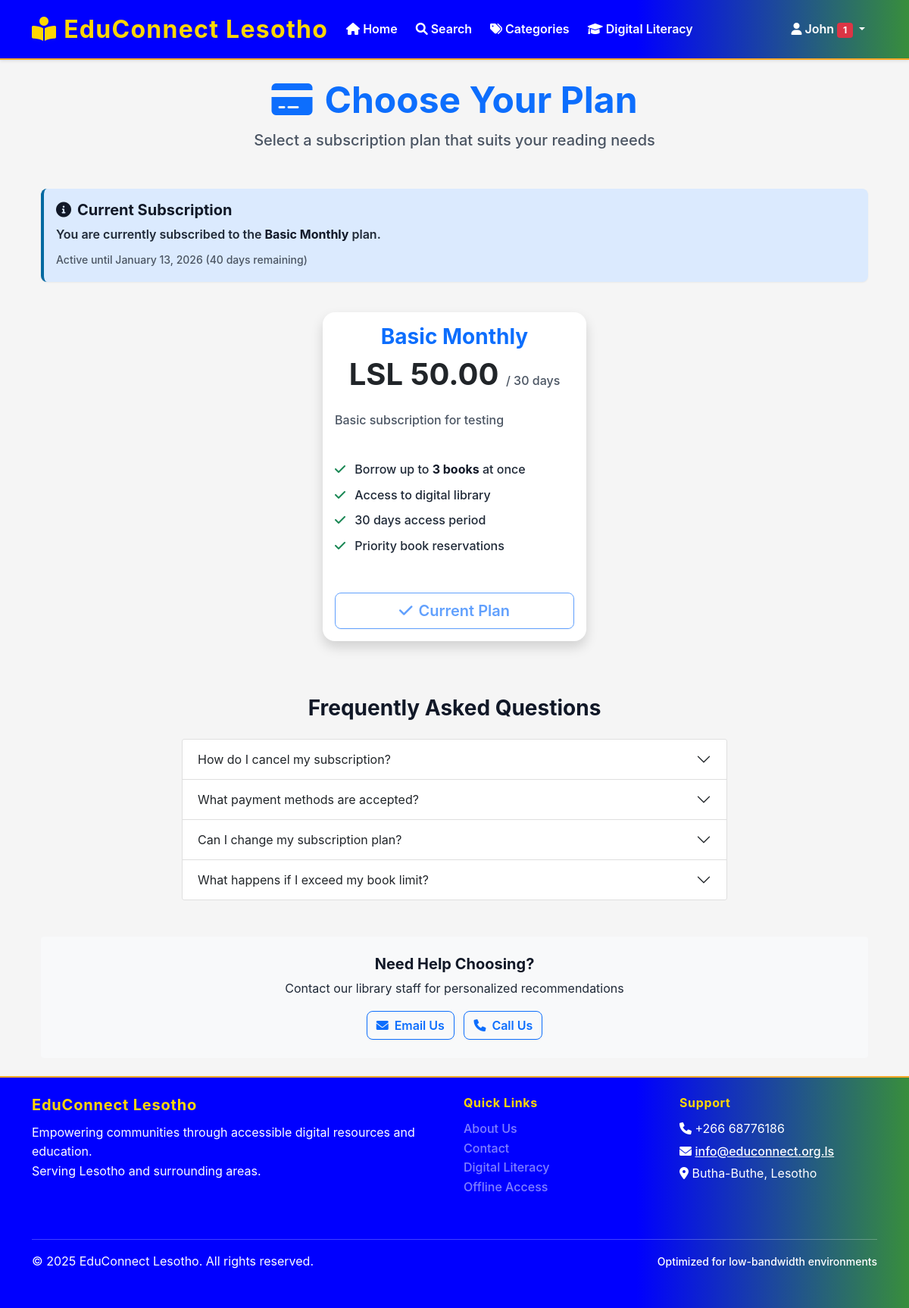
/subscription/plans (signed in), run on the app's committed database.
### app/models/user.py (models this page shows, shortened)
class User(UserMixin, db.Model):
    __tablename__ = 'users'
    id = db.Column(db.Integer, primary_key=True)
    username = db.Column(db.String(100), unique=True, nullable=False, index=True)
    email = db.Column(db.String(255), unique=True, nullable=False, index=True)
    password_hash = db.Column(db.String(255), nullable=False)
    first_name = db.Column(db.String(100), nullable=False)
    last_name = db.Column(db.String(100), nullable=False)
    phone_number = db.Column(db.String(20))
    address = db.Column(db.Text)
    district = db.Column(db.String(50), default='Butha-Buthe', index=True)
    profile_image = db.Column(db.String(500))  # Path to profile image
    role_id = db.Column(db.Integer, db.ForeignKey('user_roles.id'), nullable=False)
    is_active = db.Column(db.Boolean, default=True)
    email_verified = db.Column(db.Boolean, default=False)
    created_at = db.Column(db.DateTime, default=datetime.utcnow)
    updated_at = db.Column(db.DateTime, default=datetime.utcnow, onupdate=datetime.utcnow)
    last_login = db.Column(db.DateTime)
    borrowing_transactions = db.relationship('BorrowingTransaction', foreign_keys='BorrowingTransaction.user_id', backref='user', lazy='dynamic')
    digital_downloads = db.relationship('DigitalDownload', backref='user', lazy='dynamic')
    offline_tokens = db.relationship('OfflineToken', backref='user', lazy='dynamic')
    reading_sessions = db.relationship('ReadingSession', backref='user', lazy='dynamic')
    notifications = db.relationship('Notification', backref='user', lazy='dynamic')
    book_reservations = db.relationship('BookReservation', backref='user', lazy='dynamic')
    book_reviews = db.relationship('BookReview', backref='user', lazy='dynamic')
    literacy_progress = db.relationship('LiteracyProgress', backref='user', lazy='dynamic')
    favorites = db.relationship('Book', secondary='user_favorites', backref='favorited_by', lazy='dynamic')
    def is_admin(self):
        return self.role.role_name == 'admin'
    def is_librarian(self):
        return self.role.role_name in ['admin', 'librarian']
    def get_current_subscription(self):
        from app.models.subscription import UserSubscription
        return UserSubscription.query.filter_by(
            user_id=self.id,
            is_active=True
        ).filter(
            UserSubscription.end_date > datetime.utcnow()
        ).first()

### app/models/subscription.py (models this page shows, shortened)
class SubscriptionPlan(db.Model):
    __tablename__ = 'subscription_plans'
    id = db.Column(db.Integer, primary_key=True)
    name = db.Column(db.String(100), nullable=False, unique=True)
    description = db.Column(db.Text)
    price = db.Column(Numeric(10, 2), nullable=False)
    duration_days = db.Column(db.Integer, nullable=False)  # Duration in days
    max_books = db.Column(db.Integer, nullable=False, default=1)  # Max books that can be borrowed at once
    is_active = db.Column(db.Boolean, default=True)
    created_at = db.Column(db.DateTime, default=datetime.utcnow)
    subscriptions = db.relationship('UserSubscription', backref='plan', lazy=True)

class UserSubscription(db.Model):
    __tablename__ = 'user_subscriptions'
    id = db.Column(db.Integer, primary_key=True)
    user_id = db.Column(db.Integer, db.ForeignKey('users.id'), nullable=False)
    plan_id = db.Column(db.Integer, db.ForeignKey('subscription_plans.id'), nullable=False)
    start_date = db.Column(db.DateTime, nullable=False, default=datetime.utcnow)
    end_date = db.Column(db.DateTime, nullable=False)
    is_active = db.Column(db.Boolean, default=True)
    auto_renew = db.Column(db.Boolean, default=False)
    created_at = db.Column(db.DateTime, default=datetime.utcnow)
    @property
    def is_expired(self):
        return datetime.utcnow() > self.end_date
    @property
    def days_remaining(self):
        if self.is_expired:
            return 0
        return (self.end_date - datetime.utcnow()).days

### app/routes/subscription.py (the view)
@subscription_bp.route('/plans')
@login_required
def plans():
    plans = SubscriptionPlan.query.filter_by(is_active=True).order_by(SubscriptionPlan.price).all()
    current_subscription = current_user.get_current_subscription()
    from app.forms import CSRFOnlyForm
    csrf_forms = [CSRFOnlyForm() for _ in plans]
    return render_template('subscription/plans.html',
                         plans=plans,
                         current_subscription=current_subscription,
                         csrf_forms=csrf_forms)

### app/templates/subscription/plans.html (shortened to what this page needs)
{% extends "base.html" %}
{% block content %}
<div class="container mt-4">
    <div class="row">
        <div class="col-12">
            <div class="text-center mb-5">
                <h1 class="display-5 fw-bold text-primary">
                    <i class="fas fa-credit-card me-3"></i>Choose Your Plan
                </h1>
                <p class="lead text-muted">
                    Select a subscription plan that suits your reading needs
                </p>
            </div>
        </div>
    </div>
    {% if current_subscription %}
    <div class="row mb-4">
        <div class="col-12">
            <div class="alert alert-info">
                <h5><i class="fas fa-info-circle me-2"></i>Current Subscription</h5>
                <p class="mb-2">
                    You are currently subscribed to the <strong>{{ current_subscription.plan.name }}</strong> plan.
                </p>
                <p class="mb-0">
                    <small class="text-muted">
                        Active until {{ current_subscription.end_date.strftime('%B %d, %Y') }}
                        ({{ current_subscription.days_remaining }} days remaining)
                    </small>
                </p>
            </div>
        </div>
    </div>
    {% endif %}
    <div class="row justify-content-center">
        {% for plan in plans %}
        <div class="col-lg-4 col-md-6 mb-4">
            <div class="card h-100 {% if current_subscription and current_subscription.plan_id == plan.id %}border-primary{% else %}border-light{% endif %} shadow">
                <div class="card-body d-flex flex-column">
                    <div class="text-center mb-4">
                        <h3 class="card-title text-primary">{{ plan.name }}</h3>
                        <div class="display-6 fw-bold text-dark">
                            LSL {{ "%.2f"|format(plan.price) }}
                            <small class="text-muted fs-6">
                                / {{ plan.duration_days }} days
                            </small>
                        </div>
                    </div>
                    <div class="mb-4">
                        <p class="text-muted">{{ plan.description or 'Access to library resources' }}</p>
                    </div>
                    <ul class="list-unstyled mb-4 flex-grow-1">
                        <li class="mb-2">
                            <i class="fas fa-check text-success me-2"></i>
                            Borrow up to <strong>{{ plan.max_books }} books</strong> at once
                        </li>
                        <li class="mb-2">
                            <i class="fas fa-check text-success me-2"></i>
                            Access to digital library
                        </li>
                        <li class="mb-2">
                            <i class="fas fa-check text-success me-2"></i>
                            {{ plan.duration_days }} days access period
                        </li>
                        {% if plan.max_books >= 3 %}
                        <li class="mb-2">
                            <i class="fas fa-check text-success me-2"></i>
                            Priority book reservations
                        </li>
                        {% endif %}
                    </ul>
                    <div class="text-center">
                        {% if current_subscription and current_subscription.plan_id == plan.id %}
                        <button class="btn btn-outline-primary btn-lg w-100" disabled>
                            <i class="fas fa-check me-2"></i>Current Plan
                        </button>
                        {% elif current_subscription %}
                        <button class="btn btn-outline-secondary btn-lg w-100" disabled>
                            <i class="fas fa-info-circle me-2"></i>Already Subscribed
                        </button>
                        {% endif %}
                    </div>
                </div>
            </div>
        </div>
        {% endfor %}
    </div>
    <div class="row mt-5">
        <div class="col-12">
            <h3 class="text-center mb-4">Frequently Asked Questions</h3>
        </div>
    </div>
    <div class="row">
        <div class="col-lg-8 mx-auto">
            <div class="accordion" id="faqAccordion">
                <div class="accordion-item">
                    <h2 class="accordion-header" id="faq1">
                        <button class="accordion-button collapsed" type="button" data-bs-toggle="collapse" data-bs-target="#faqCollapse1">
                            How do I cancel my subscription?
                        </button>
                    </h2>
                </div>
                <div class="accordion-item">
                    <h2 class="accordion-header" id="faq2">
                        <button class="accordion-button collapsed" type="button" data-bs-toggle="collapse" data-bs-target="#faqCollapse2">
                            What payment methods are accepted?
                        </button>
                    </h2>
                </div>
                <div class="accordion-item">
                    <h2 class="accordion-header" id="faq3">
                        <button class="accordion-button collapsed" type="button" data-bs-toggle="collapse" data-bs-target="#faqCollapse3">
                            Can I change my subscription plan?
                        </button>
                    </h2>
                </div>
                <div class="accordion-item">
                    <h2 class="accordion-header" id="faq4">
                        <button class="accordion-button collapsed" type="button" data-bs-toggle="collapse" data-bs-target="#faqCollapse4">
                            What happens if I exceed my book limit?
                        </button>
                    </h2>
                </div>
            </div>
        </div>
    </div>
    <div class="row mt-5">
        <div class="col-12 text-center">
            <div class="bg-light p-4 rounded">
                <h5>Need Help Choosing?</h5>
                <p class="mb-3">Contact our library staff for personalized recommendations</p>
                <a href="mailto:help@library.co.ls" class="btn btn-outline-primary me-2">
                    <i class="fas fa-envelope me-2"></i>Email Us
                </a>
                <a href="tel:+26628123456" class="btn btn-outline-primary">
                    <i class="fas fa-phone me-2"></i>Call Us
                </a>
            </div>
        </div>
    </div>
</div>
{% endblock %}

### app/templates/base.html (shortened to what this page needs)
<!DOCTYPE html>
<html lang="en">
<head>
    <link href="https://cdn.jsdelivr.net/npm/bootstrap@5.1.3/dist/css/bootstrap.min.css" rel="stylesheet">
    <link href="https://cdnjs.cloudflare.com/ajax/libs/font-awesome/6.0.0/css/all.min.css" rel="stylesheet">
    <link href="{{ url_for('static', filename='css/style.css') }}" rel="stylesheet">
</head>
<body>
    <nav class="navbar navbar-expand-lg navbar-light bg-white shadow-sm">
        <div class="container">
            <a class="navbar-brand" href="{{ url_for('main.index') }}" style="color: #FFD700 !important; font-weight: bold; font-size: 2rem;">
                <i class="fas fa-book-reader"></i>
                EduConnect Lesotho
            </a>
            <div class="collapse navbar-collapse justify-content-center" id="navbarNav">
                <ul class="navbar-nav">
                    {% if current_user.is_authenticated %}
                        <li class="nav-item">
                            <a class="nav-link" href="{{ url_for('main.index') }}">
                                <i class="fas fa-home"></i> Home
                            </a>
                        </li>
                        <li class="nav-item">
                            <a class="nav-link" href="{{ url_for('main.search') }}">
                                <i class="fas fa-search"></i> Search
                            </a>
                        </li>
                        <li class="nav-item">
                            <a class="nav-link" href="{{ url_for('main.categories') }}">
                                <i class="fas fa-tags"></i> Categories
                            </a>
                        </li>
                        <li class="nav-item">
                            <a class="nav-link" href="{{ url_for('main.digital_literacy') }}">
                                <i class="fas fa-graduation-cap"></i> Digital Literacy
                            </a>
                        </li>
                    {% endif %}
                </ul>
                <ul class="navbar-nav ms-auto">
                    {% if current_user.is_authenticated %}
                        <li class="nav-item dropdown">
                            <a class="nav-link dropdown-toggle" href="#" id="userDropdown" role="button" data-bs-toggle="dropdown">
                                <i class="fas fa-user"></i>
                                {{ current_user.first_name }}
                                {% if unread_notifications > 0 %}
                                    <span class="badge bg-danger">{{ unread_notifications }}</span>
                                {% endif %}
                            </a>
                        </li>
                    {% endif %}
                </ul>
            </div>
        </div>
    </nav>
    <main class="container my-4">
        {% block content %}{% endblock %}
    </main>
    <footer class="footer py-4">
        <div class="container">
            <div class="row">
                <div class="col-md-6">
                    <h5>EduConnect Lesotho</h5>
                    <p class="mb-0">Empowering communities through accessible digital resources and education.</p>
                    <p class="mb-0">Serving Lesotho and surrounding areas.</p>
                </div>
                <div class="col-md-3">
                    <h6>Quick Links</h6>
                    <ul class="list-unstyled">
                        <li><a href="{{ url_for('main.about') }}" class="text-white-50">About Us</a></li>
                        <li><a href="{{ url_for('main.contact') }}" class="text-white-50">Contact</a></li>
                        <li><a href="{{ url_for('main.digital_literacy') }}" class="text-white-50">Digital Literacy</a></li>
                        <li><a href="{{ url_for('main.offline_access') }}" class="text-white-50">Offline Access</a></li>
                    </ul>
                </div>
                <div class="col-md-3">
                    <h6>Support</h6>
                    <p class="mb-1"><i class="fas fa-phone"></i> +266 68776186</p>
                    <p class="mb-1"><i class="fas fa-envelope"></i> <a href="mailto:info@educonnect-lesotho.ls" style="color: #fff; text-decoration: underline;">info@educonnect.org.ls</a></p>
                    <p class="mb-0"><i class="fas fa-map-marker-alt"></i> Butha-Buthe, Lesotho</p>
                </div>
            </div>
            <hr class="my-3">
            <div class="row align-items-center">
                <div class="col-md-6">
                    <p class="mb-0">&copy; 2025 EduConnect Lesotho. All rights reserved.</p>
                </div>
                <div class="col-md-6 text-end">
                    <small>Optimized for low-bandwidth environments</small>
                </div>
            </div>
        </div>
    </footer>
</body>
</html>

### data on the page
User: first_name "John"
SubscriptionPlan: plan.name "Basic Monthly", name "Basic Monthly", price "50.00", duration_days "30", description "Basic subscription for testing", max_books "3", shows "Priority book reservations", shows "Current Plan"
UserSubscription: end_date "January 13, 2026", days_remaining "40"

### other printed values
{{ unread_notifications }} "1"
